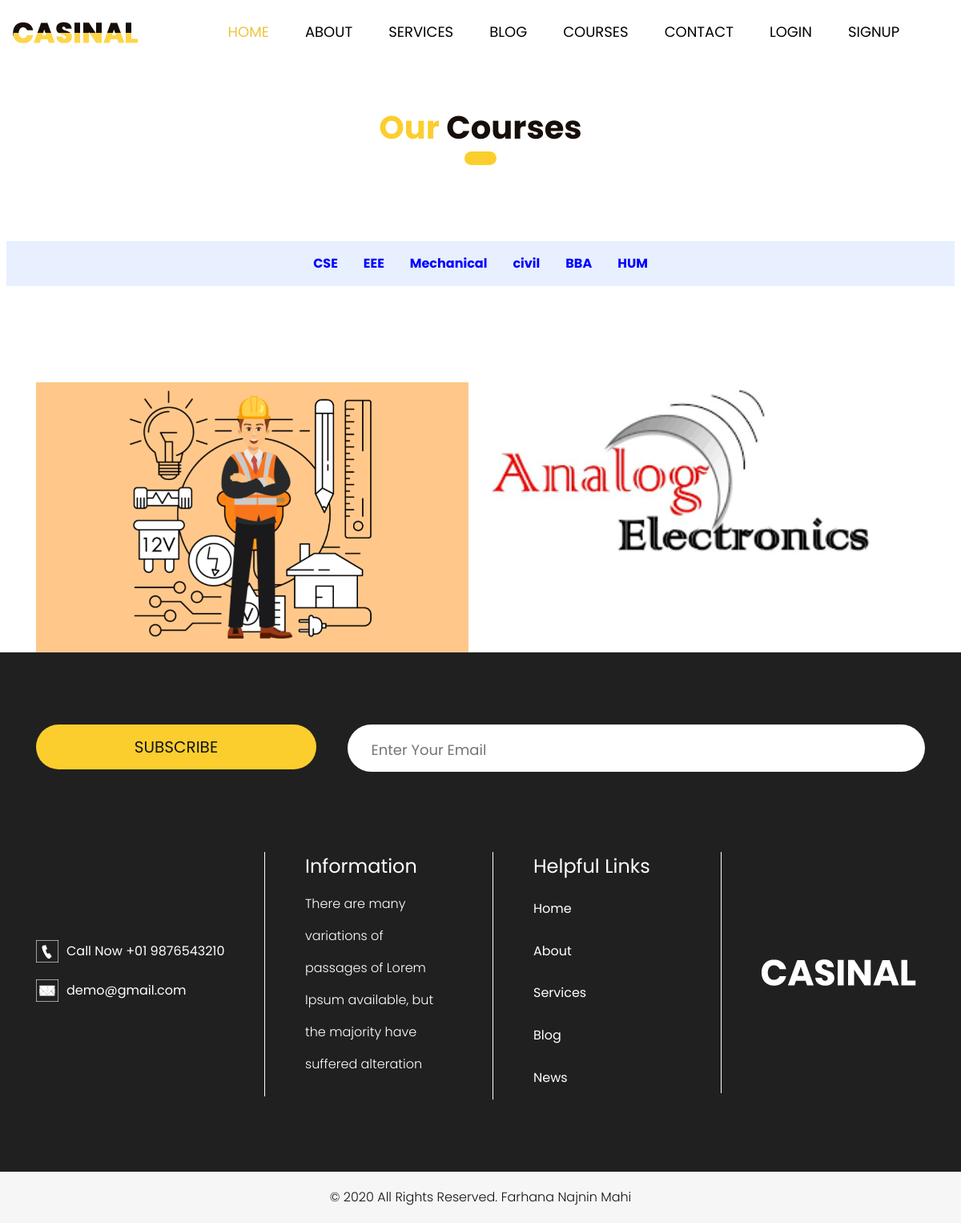
The app's page /categories/eee/, older data.
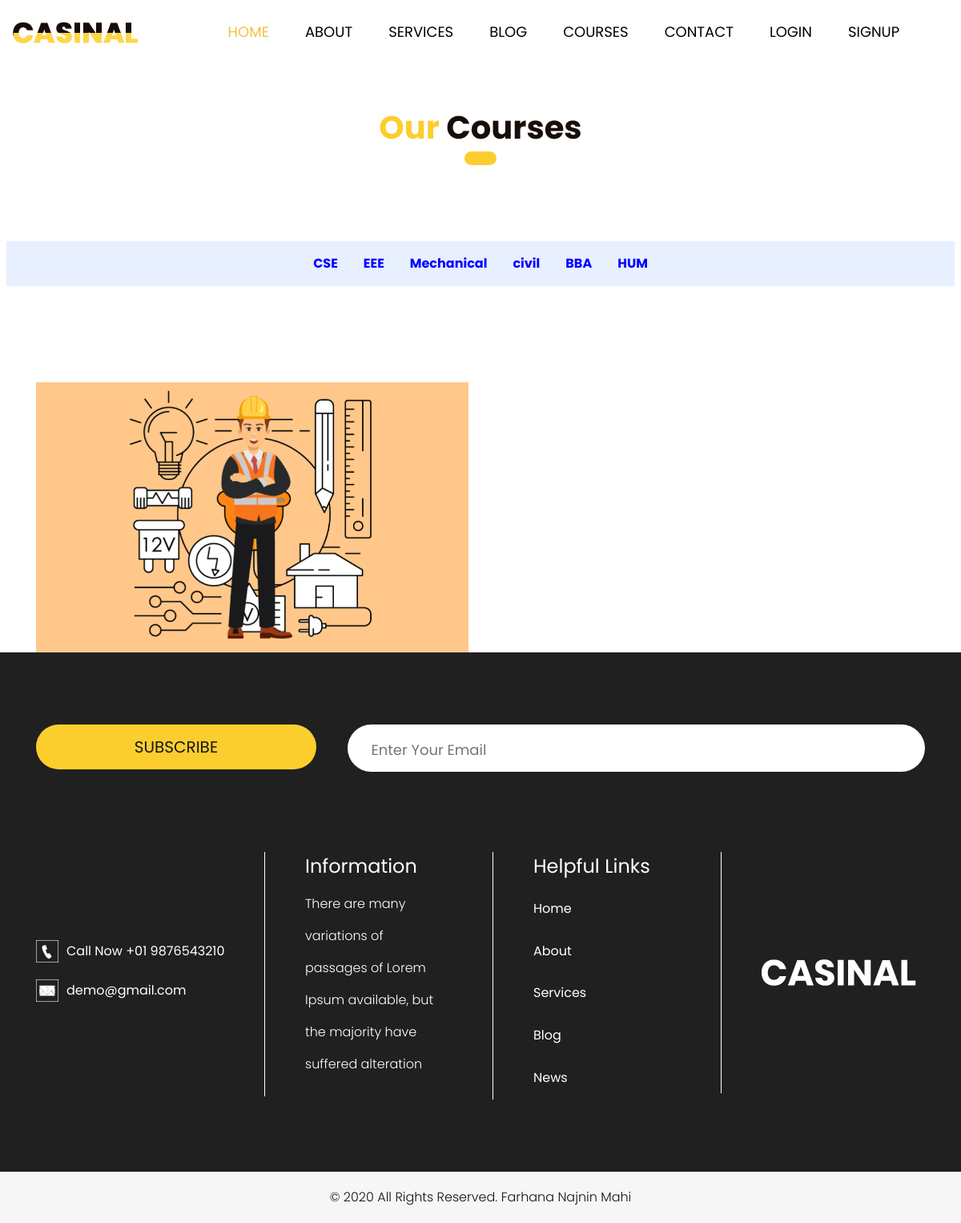
The same page, newer data.
### Category/models.py (models this page shows)
class Categori(models.Model):
    category_name = models.CharField(max_length=50)
    slug = models.SlugField(max_length = 200,unique=True, null=True, blank=True)
    def __str__(self):
        return self.category_name

### Courses/models.py (models this page shows, shortened)
class courses(models.Model):
    name = models.CharField(max_length=60)
    category = models.ForeignKey(Categori,on_delete=models.CASCADE)
    description = models.TextField()
    image = models.ImageField(upload_to = 'media/uploads/',blank=True,null=True)
    date = models.DateTimeField(auto_now_add = True)

### OnlineSchool/views.py (the view)
# urls.py: path('categories/<slug:category_slug>/', views.showCourses, name='category'),
def showCourses(request,category_slug=None):
    data = courses.objects.all()
    courseCategory = Categori.objects.all()
    if category_slug is not None:
        category = Categori.objects.get(slug = category_slug)
        data = courses.objects.filter(category = category)
    return render(request, 'course.html', {'data': data, 'course_category': courseCategory})

### templates/course.html (shortened to what this page needs)
{% extends 'base.html' %}
{% load static %}
{% load crispy_forms_tags %}
{% block content %}
<h1 class="services_taital mt-5"><span style="color: #fcce2d">Our</span> Courses</h1>
<div class="" >
    <div class="container">
        <div class="row">
            <div class="col-md-12 text-center mt-5">
                <h3 style="color: white; font-weight: bold;">Select Course by Category</h3>
            </div>
        </div>
    </div>
    <div class="d-flex flex-wrap justify-content-center mx-2" style="background-color:#E8EFFF;">
        {% for i in course_category %}
            <div class="form-check " style=" padding: 5px;">
                <a class="btn pt-10" style="color: blue; font-weight: bold; padding: 10px;" href="{% url 'category' i.slug %}" class="text-decoration-none">{{i.category_name}}</a>
            </div>
        {% endfor %}
    </div>
</div>
<div class="services_section layout_padding">
    <div class="container">
        <div class="services_section_2">
            <div class="row">
                {% for i in data %}
                <div class="col-md-6">
                    <div class="image_main">
                        <img src="{{i.image.url}}" class="image_8" style="width:100%">
                    </div>
                </div>
                {% if forloop.counter|divisibleby:2 %}
            </div>
            <div class="row">
                {% endif %}
                {% endfor %}
            </div>
        </div>
    </div>
</div>
{% endblock %}

### templates/base.html (shortened to what this page needs)
{% load static %}
<!DOCTYPE html>
<html lang="en">
   <head>
      <link rel="stylesheet" type="text/css" href="https://cdnjs.cloudflare.com/ajax/libs/OwlCarousel2/2.0.0-beta.2.4/assets/owl.carousel.min.css" />
      <link rel="stylesheet" type="text/css" href="/static/css/bootstrap.min.css">
      <link rel="stylesheet" type="text/css" href="/static/css/style.css">
      <link rel="stylesheet" href="/static/css/responsive.css">
      <link rel="stylesheet" href="/static/css/jquery.mCustomScrollbar.min.css">
      <link rel="stylesheet" href="https://netdna.bootstrapcdn.com/font-awesome/4.0.3/css/font-awesome.css">
      <link rel="stylesheet" href="/static/css/owl.carousel.min.css">
      <link rel="stylesheet" href="/static/css/owl.theme.default.min.css">
      <link rel="stylesheet" href="https://cdnjs.cloudflare.com/ajax/libs/fancybox/2.1.5/jquery.fancybox.min.css" media="screen">
   </head>
   <body>
               <nav class="navbar navbar-expand-lg navbar-light bg-light">
                  <a class="logo" href="{% url 'home_page' %}"><img src="/static/images/logo.png"></a>
                  <div class="collapse navbar-collapse" id="navbarSupportedContent">
                     <ul class="navbar-nav mr-auto">
                        <li class="nav-item active">
                           <a class="nav-link" href="{% url 'home_page' %}">Home</a>
                        </li>
                        <li class="nav-item">
                           <a class="nav-link" href="{% url 'aboutus' %}">About</a>
                        </li>
                        <li class="nav-item">
                           <a class="nav-link" href="{% url 'service' %}">Services</a>
                        </li>
                        <li class="nav-item">
                           <a class="nav-link" href="{% url 'blog' %}">Blog</a>
                        </li>
                        <li class="nav-item">
                           <a class="nav-link" href="{% url 'showcourses' %}">Courses</a>
                        </li>
                        <li class="nav-item">
                           <a class="nav-link" href="{% url 'contactus' %}">Contact</a>
                        </li>
                        {% if request.user.is_authenticated %}
                        <li class="nav-item">
                           <a class="nav-link" href="{% url 'profile' %}">Profile</a>
                        </li>
                        <li class="nav-item">
                           <a class="nav-link" href="{% url 'logout' %}">Logout</a>
                        </li>
                        <li class="nav-item">
                           <a class="nav-link" href="{% url 'password_change_page' %}">Change password</a>
                        </li>
                        {% else %}
                        <li class="nav-item">
                           <a class="nav-link" href="{% url 'login' %}">LogIn</a>
                        </li>
                        <li class="nav-item">
                           <a class="nav-link" href="{% url 'signUp' %}">SignUp</a>
                        </li>
                        {% endif %}
                     </ul>
                  </div>
               </nav>
    {% block content %}
    {% endblock %}
    {% include 'footer.html' %}
 </body>
</html></body>
</html>

### templates/footer.html
 <div class="footer_section layout_padding">
    <div class="container">
       <div class="subscribe_bt"><a href="#">Subscribe</a></div>
       <input type="text" class="email_text" placeholder="Enter Your Email" name="Enter Your Email">
       <div class="footer_section_2">
          <div class="row">
             <div class="col-lg-3 margin_top">
                <div class="call_text"><a href="#"><img src="/static/images/call-icon1.png"><span class="padding_left_15">Call Now +01 9876543210</span></a></div>
                <div class="call_text"><a href="#"><img src="/static/images/mail-icon1.png"><span class="padding_left_15">demo@gmail.com</span></a></div>
             </div>
             <div class="col-lg-3">
                <div class="information_main">
                   <h4 class="information_text">Information</h4>
                   <p class="many_text">There are many variations of passages of Lorem Ipsum available, but the majority have suffered alteration</p>
                </div>
             </div>
             <div class="col-lg-3 col-md-6">
                <div class="information_main">
                   <h4 class="information_text">Helpful Links</h4>
                   <div class="footer_menu">
                      <ul>
                         <li><a href="{% url 'home_page' %}">Home</a></li>
                         <li><a href="{% url 'aboutus' %}">About</a></li>
                         <li><a href="{% url 'service' %}">Services</a></li>
                         <li><a href="{% url 'blog' %}">Blog</a></li>
                         <li><a href="news.html">News</a></li>
                      </ul>
                   </div>
                </div>
             </div>
             <div class="col-lg-3">
                <div class="information_main">
                   <div class="footer_logo"><a href="index.html"><img src="/static/images/footer-logo.png"></a></div>
                </div>
             </div>
          </div>
       </div>
    </div>
 </div>
 <div class="copyright_section">
    <div class="container">
       <p class="copyright_text">© 2020 All Rights Reserved. <a href="#">Farhana Najnin Mahi</a></p>
    </div>
 </div>

### static/css/style.css (style rules this page uses)
* { box-sizing: border-box !important; transition: ease all 0.5s; }
html { scroll-behavior: smooth; }
body { color: #666666; font-size: 14px; font-family: 'Poppins', sans-serif; line-height: 1.80857; font-weight: normal; overflow-x: hidden; }
a { color: #1f1f1f; text-decoration: none !important; outline: none !important; -webkit-transition: all .3s ease-in-out; -moz-transition: all .3s ease-in-out; -ms-transition: all .3s ease-in-out; -o-transition: all .3s ease-in-out; transition: all .3s ease-in-out; }
h1, h2, h3, h4, h5, h6 { letter-spacing: 0; font-weight: normal; position: relative; padding: 0 0 10px 0; font-weight: normal; line-height: normal; color: #111111; margin: 0 }
h1 { font-size: 24px }
h3 { font-size: 18px }
h4 { font-size: 16px }
*, *::after, *::before { -webkit-box-sizing: border-box; -moz-box-sizing: border-box; box-sizing: border-box; }
ul, li, ol { margin: 0px; padding: 0px; list-style: none; }
p { margin: 20px; font-weight: 300; font-size: 15px; line-height: 24px; }
a { color: #222222; text-decoration: none; outline: none !important; }
a, .btn { text-decoration: none !important; outline: none !important; -webkit-transition: all .3s ease-in-out; -moz-transition: all .3s ease-in-out; -ms-transition: all .3s ease-in-out; -o-transition: all .3s ease-in-out; transition: all .3s ease-in-out; }
img { max-width: 100%; height: auto; }
.layout_padding { padding-top: 90px; padding-bottom: 0px; }
.logo { width: 20%; }
.bg-light { background-color: transparent !important; }
.navbar { padding: 1rem 1rem; }
.navbar-expand-lg .navbar-nav .nav-link { padding-right: 10px; padding-left: 35px; font-size: 18px; color: #000; text-transform: uppercase; }
.navbar-light .navbar-nav .active>.nav-link, .navbar-light .navbar-nav .nav-link.active, .navbar-light .navbar-nav .nav-link.show, .navbar-light .navbar-nav .show>.nav-link { color: #eec53d; }
.padding_left_15 { padding-left: 10px; }
.services_section { width: 100%; float: left; }
.services_section_2 { width: 100%; float: left; }
.services_taital { width: 100%; float: left; font-size: 40px; color: #170e09; text-align: center; font-weight: bold; }
.services_taital::after { content: ''; position: relative; width: 40px; height: 17px; background-color: #fcce2d; left: 0px; right: 0px; margin: 0 auto; display: block; border-radius: 10px; }
.image_main { width: 100%; position: relative; margin-top: 30px; }
.image_8 { opacity: 1; display: block; width: 100%; height: auto; transition: .5s ease; backface-visibility: hidden; }
.image_main::after { content: ''; position: absolute; width: 100%; height: 100%; background-color: rgba(0, 0, 0, 0.6); left: 0px; right: 0px; margin: 0 auto; top: 0px; display: none; }
.footer_section { width: 100%; float: left; background-color: #202020; height: auto; padding-bottom: 90px; }
.email_text { width: 65%; float: right; font-size: 18px; color: #363636; background-color: #ffffff !important; border: 0px; padding: 16px 20px 10px 30px; height: auto; border-radius: 40px; }
.subscribe_bt { width: 350px; float: left; }
.subscribe_bt a { width: 100%; float: left; font-size: 20px; color: #151515; text-align: center; background-color: #fcce2d; padding: 10px 0px; text-transform: uppercase; border-radius: 40px; }
.margin_top { margin-top: 90px; }
.call_text { width: 100%; float: left; font-size: 16px; color: #ffffff; padding-top: 20px; }
.call_text a { color: #ffffff; }
.footer_section_2 { width: 100%; float: left; margin-top: 100px; }
.footer_logo { width: 100%; float: left; padding: 134px 0px; }
.footer_menu { width: 100%; float: left; }
.footer_menu ul { margin: 0px; padding: 0px; }
.footer_menu li { font-size: 16px; color: #ffffff; padding: 12px 0px; }
.footer_menu li a { color: #ffffff; }
.information_text { width: 100%; float: left; font-size: 24px; color: #fff; }
.many_text { width: 87%; float: left; font-size: 16px; color: #fff; margin-left: 0px; line-height: 40px; margin-top: 0px; }
.information_main { width: 100%; float: left; border-left: 1px solid #ffffff; padding-left: 50px; }
.copyright_section { width: 100%; float: left; background-color: #f7f6f6; height: auto; }
.copyright_text { width: 100%; float: left; font-size: 16px; margin-left: 0px; color: #131313; text-align: center; }
.copyright_text a { color: #131313; }

Row changes from the older to the newer data that the page shows:
removed courses: image (picture)
